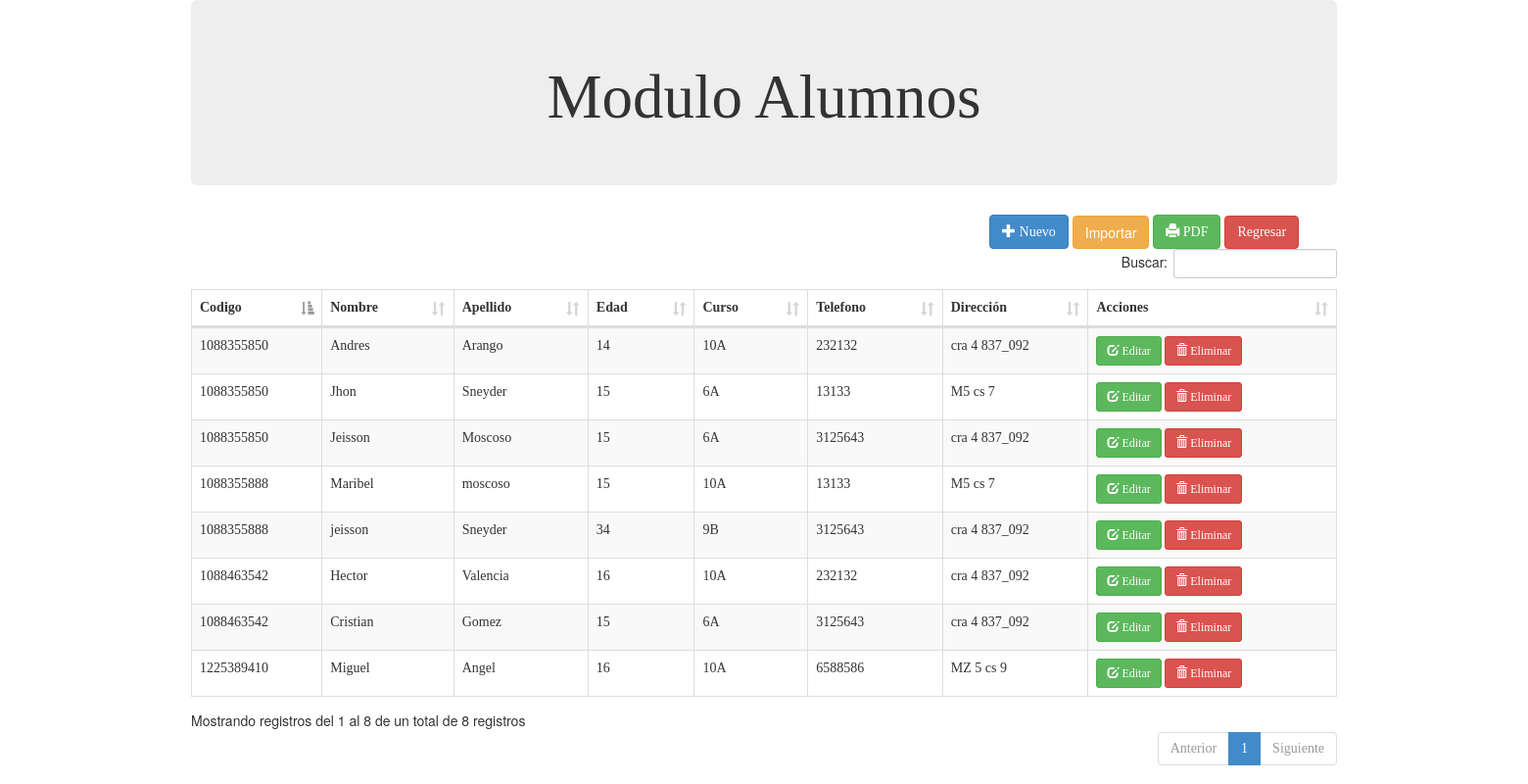
Screenshot of /registroalumnos.php with the database file from the repository.
### tables this page shows
CREATE TABLE `alumnos` (
  `ID` int(11) NOT NULL,
  `Codigo` varchar(255) NOT NULL,
  `Nombre` varchar(255) DEFAULT NULL,
  `Apellido` varchar(255) DEFAULT NULL,
  `Edad` varchar(255) DEFAULT NULL,
  `Curso` varchar(255) DEFAULT NULL,
  `Telefono` varchar(255) DEFAULT NULL,
  `Direccion` varchar(255) DEFAULT NULL
);

### registroalumnos.php (the view, shortened to what this page needs)
<!DOCTYPE html>
<html>
<head>
	<link rel="stylesheet" type="text/css" href="bootstrap/css/bootstrap.min.css">
	<link rel="stylesheet" type="text/css" href="datatable/dataTable.bootstrap.min.css">
</head>
<body >
<div class="container">
	<div class="row">
		 <div class="jumbotron jumbotron-fluid">
  <div class="container">
    <center><h1 class="display-4">Modulo Alumnos</h1></center>
  </div>
			</div>
			 <div class="col-sm-12 ml-auto" style="margin-left: 800px;" >
				 	<a href="#addnew" data-toggle="modal" class="btn btn-primary"><span class="glyphicon glyphicon-plus"></span> Nuevo</a>
				 	<button type="button" class="btn btn-warning" data-toggle="modal" data-target="#Importarexcel">
                         Importar
                     </button>
				<a href="alumno_pdf.php" target="_blank" class="btn btn-success"><span class="glyphicon glyphicon-print"></span> PDF</a>
				<a href="http://localhost/IEGME/" data-toggle="modal" class="btn btn-danger" >Regresar</a>
				 </div>
			<div class="row">
				 <div class="col-sm-12">
				<table id="myTable" class="table table-bordered table-striped">
					<thead>
						<th>Codigo</th>
						<th>Nombre</th>
						<th>Apellido</th>
                        <th>Edad</th>
                        <th>Curso</th>
                        <th>Telefono</th>
						<th>Dirección</th>
						<th>Acciones</th>
					</thead>
					<tbody>
						<?php
include_once 'Conexion/connection.php';
$sql = "SELECT * FROM alumnos";
$query = $conn->query($sql);
while ($row = $query->fetch_assoc()) {
    echo
        "<tr>
									<td>" . $row['Codigo'] . "</td>
									<td>" . $row['Nombre'] . "</td>
									<td>" . $row['Apellido'] . "</td>
									<td>" . $row['Edad'] . "</td>
									<td>" . $row['Curso'] . "</td>
									<td>" . $row['Telefono'] . "</td>
									<td>" . $row['Direccion'] . "</td>
									<td>
										<a href='#edit_" . $row['ID'] . "' class='btn btn-success btn-sm' data-toggle='modal'><span class='glyphicon glyphicon-edit'></span> Editar</a>
										<a href='#delete_" . $row['ID'] . "' class='btn btn-danger btn-sm' data-toggle='modal'><span class='glyphicon glyphicon-trash'></span> Eliminar</a>
									</td>
								</tr>";
}
?>
					</tbody>
				</table>
			</div>
		</div>
	</div>
	</div>
</body>
</body>
</html>

### registroalumnos.php (style rules this page uses)
table,td,th,a,h1 { font-family: 'Courgette', cursive; }

### rows the page displays
alumnos: Codigo "1088355850", Nombre "Andres", Apellido "Arango", Edad "14", Curso "10A", Telefono "232132", Direccion "cra 4 837_092"
alumnos: Codigo "1088463542", Nombre "Hector", Apellido "Valencia", Edad "16", Curso "10A", Telefono "232132", Direccion "cra 4 837_092"
alumnos: Codigo "1088355888", Nombre "Maribel", Apellido "moscoso", Edad "15", Curso "10A", Telefono "13133", Direccion "M5 cs 7"
alumnos: Codigo "1088355850", Nombre "Jhon", Apellido "Sneyder", Edad "15", Curso "6A", Telefono "13133", Direccion "M5 cs 7"
alumnos: Codigo "1088355850", Nombre "Jeisson", Apellido "Moscoso", Edad "15", Curso "6A", Telefono "3125643", Direccion "cra 4 837_092"
alumnos: Codigo "1088355888", Nombre "jeisson", Apellido "Sneyder", Edad "34", Curso "9B", Telefono "3125643", Direccion "cra 4 837_092"
alumnos: Codigo "1088463542", Nombre "Cristian", Apellido "Gomez", Edad "15", Curso "6A", Telefono "3125643", Direccion "cra 4 837_092"
alumnos: Codigo "1225389410", Nombre "Miguel", Apellido "Angel", Edad "16", Curso "10A", Telefono "6588586", Direccion "MZ 5 cs 9"
